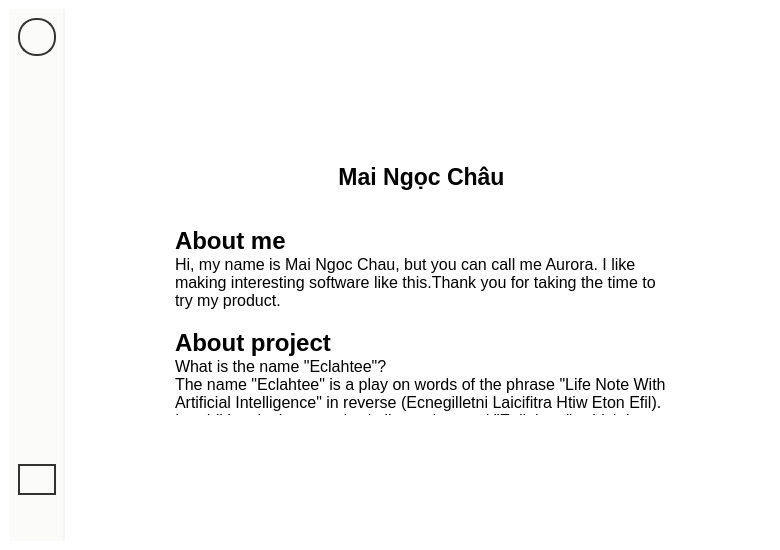
<?xml version="1.0" encoding="UTF-8"?>
<ui version="4.0">
 <class>MainWindow</class>
 <widget class="QMainWindow" name="MainWindow">
  <property name="geometry">
   <rect>
    <x>0</x>
    <y>0</y>
    <width>780</width>
    <height>550</height>
   </rect>
  </property>
  <property name="minimumSize">
   <size>
    <width>780</width>
    <height>550</height>
   </size>
  </property>
  <property name="windowTitle">
   <string>MainWindow</string>
  </property>
  <property name="styleSheet">
   <string notr="true">padding: 0px;
border: 0px;
background-color: white;</string>
  </property>
  <widget class="QWidget" name="centralwidget">
   <layout class="QHBoxLayout" name="horizontalLayout">
    <item>
     <widget class="QWidget" name="widget" native="true">
      <property name="styleSheet">
       <string notr="true">max-width: 54px;
background-color: #FBFBFA;
border-right: 2px solid #F5F5F4;
padding: 0px;
margin: 0px;</string>
      </property>
      <layout class="QVBoxLayout" name="verticalLayout_2">
       <item>
        <widget class="QLabel" name="label">
         <property name="font">
          <font>
           <pointsize>10</pointsize>
           <bold>true</bold>
          </font>
         </property>
         <property name="styleSheet">
          <string notr="true">min-height: 34px;
max-height: 34px;
min-width: 34px;
max-width: 34px;
border: 2px solid #333333;
border-radius: 18px;</string>
         </property>
         <property name="text">
          <string/>
         </property>
         <property name="pixmap">
          <pixmap>../Image/icon.png</pixmap>
         </property>
         <property name="scaledContents">
          <bool>true</bool>
         </property>
         <property name="alignment">
          <set>Qt::AlignCenter</set>
         </property>
        </widget>
       </item>
       <item>
        <widget class="QLabel" name="label_5">
         <property name="styleSheet">
          <string notr="true">border: 0px;</string>
         </property>
         <property name="text">
          <string/>
         </property>
        </widget>
       </item>
       <item>
        <widget class="QLabel" name="label_2">
         <property name="font">
          <font>
           <pointsize>10</pointsize>
           <bold>true</bold>
          </font>
         </property>
         <property name="styleSheet">
          <string notr="true">QLabel{
	max-height: 22px;
	border: 2px solid #FBFBFA;
	padding: 6px;
	border-radius: 18px;
}

QLabel:hover{
	max-height: 22px;
	border: 2px solid gray;
	padding: 6px;
	border-radius: 18px;
}</string>
         </property>
         <property name="text">
          <string/>
         </property>
         <property name="pixmap">
          <pixmap>../Image/home_d.png</pixmap>
         </property>
         <property name="scaledContents">
          <bool>true</bool>
         </property>
         <property name="alignment">
          <set>Qt::AlignCenter</set>
         </property>
        </widget>
       </item>
       <item>
        <widget class="QLabel" name="label_3">
         <property name="font">
          <font>
           <pointsize>10</pointsize>
           <bold>true</bold>
          </font>
         </property>
         <property name="styleSheet">
          <string notr="true">QLabel{
	max-height: 22px;
	border: 2px solid #FBFBFA;
	padding: 6px;
	border-radius: 18px;
}

QLabel:hover{
	max-height: 22px;
	border: 2px solid gray;
	padding: 6px;
	border-radius: 18px;
}</string>
         </property>
         <property name="text">
          <string/>
         </property>
         <property name="pixmap">
          <pixmap>../Image/notes_d.png</pixmap>
         </property>
         <property name="scaledContents">
          <bool>true</bool>
         </property>
         <property name="alignment">
          <set>Qt::AlignCenter</set>
         </property>
        </widget>
       </item>
       <item>
        <widget class="QLabel" name="label_4">
         <property name="font">
          <font>
           <pointsize>10</pointsize>
           <bold>true</bold>
          </font>
         </property>
         <property name="styleSheet">
          <string notr="true">QLabel{
	max-height: 22px;
	border: 2px solid #FBFBFA;
	padding: 6px;
	border-radius: 18px;
}

QLabel:hover{
	max-height: 22px;
	border: 2px solid gray;
	padding: 6px;
	border-radius: 18px;
}</string>
         </property>
         <property name="text">
          <string/>
         </property>
         <property name="pixmap">
          <pixmap>../Image/chat_d.png</pixmap>
         </property>
         <property name="scaledContents">
          <bool>true</bool>
         </property>
         <property name="alignment">
          <set>Qt::AlignCenter</set>
         </property>
        </widget>
       </item>
       <item>
        <widget class="QLabel" name="label_10">
         <property name="font">
          <font>
           <pointsize>10</pointsize>
           <bold>true</bold>
          </font>
         </property>
         <property name="styleSheet">
          <string notr="true">QLabel{
	max-height: 22px;
	border: 2px solid #FBFBFA;
	padding: 6px;
	border-radius: 18px;
}

QLabel:hover{
	max-height: 22px;
	border: 2px solid gray;
	padding: 6px;
	border-radius: 18px;
}</string>
         </property>
         <property name="text">
          <string/>
         </property>
         <property name="pixmap">
          <pixmap>../Image/search_d.png</pixmap>
         </property>
         <property name="scaledContents">
          <bool>true</bool>
         </property>
         <property name="alignment">
          <set>Qt::AlignCenter</set>
         </property>
        </widget>
       </item>
       <item>
        <spacer name="verticalSpacer">
         <property name="orientation">
          <enum>Qt::Vertical</enum>
         </property>
         <property name="sizeHint" stdset="0">
          <size>
           <width>20</width>
           <height>40</height>
          </size>
         </property>
        </spacer>
       </item>
       <item>
        <widget class="QLabel" name="label_6">
         <property name="font">
          <font>
           <pointsize>10</pointsize>
           <bold>true</bold>
          </font>
         </property>
         <property name="styleSheet">
          <string notr="true">max-height: 22px;
border: 2px solid #333333;
padding: 6px;
border-radius: 18px;</string>
         </property>
         <property name="text">
          <string/>
         </property>
         <property name="pixmap">
          <pixmap>../Image/about_a.png</pixmap>
         </property>
         <property name="scaledContents">
          <bool>true</bool>
         </property>
         <property name="alignment">
          <set>Qt::AlignCenter</set>
         </property>
        </widget>
       </item>
       <item>
        <widget class="QLabel" name="label_9">
         <property name="font">
          <font>
           <pointsize>10</pointsize>
           <bold>true</bold>
          </font>
         </property>
         <property name="styleSheet">
          <string notr="true">QLabel{
	max-height: 22px;
	border: 2px solid #FBFBFA;
	padding: 6px;
	border-radius: 18px;
}

QLabel:hover{
	max-height: 22px;
	border: 2px solid gray;
	padding: 6px;
	border-radius: 18px;
}</string>
         </property>
         <property name="text">
          <string/>
         </property>
         <property name="pixmap">
          <pixmap>../Image/log_out.png</pixmap>
         </property>
         <property name="scaledContents">
          <bool>true</bool>
         </property>
         <property name="alignment">
          <set>Qt::AlignCenter</set>
         </property>
        </widget>
       </item>
      </layout>
     </widget>
    </item>
    <item>
     <widget class="QWidget" name="widget_2" native="true">
      <layout class="QVBoxLayout" name="verticalLayout_3">
       <item>
        <spacer name="verticalSpacer_2">
         <property name="orientation">
          <enum>Qt::Vertical</enum>
         </property>
         <property name="sizeHint" stdset="0">
          <size>
           <width>20</width>
           <height>40</height>
          </size>
         </property>
        </spacer>
       </item>
       <item>
        <widget class="QWidget" name="widget_4" native="true">
         <layout class="QHBoxLayout" name="horizontalLayout_2">
          <item>
           <spacer name="horizontalSpacer">
            <property name="orientation">
             <enum>Qt::Horizontal</enum>
            </property>
            <property name="sizeHint" stdset="0">
             <size>
              <width>40</width>
              <height>20</height>
             </size>
            </property>
           </spacer>
          </item>
          <item>
           <widget class="QWidget" name="widget_3" native="true">
            <layout class="QVBoxLayout" name="verticalLayout">
             <item>
              <widget class="QLabel" name="label_7">
               <property name="text">
                <string/>
               </property>
               <property name="pixmap">
                <pixmap>../Image/maingocchau.png</pixmap>
               </property>
               <property name="scaledContents">
                <bool>true</bool>
               </property>
              </widget>
             </item>
             <item>
              <widget class="QLabel" name="label_8">
               <property name="font">
                <font>
                 <family>Segoe UI</family>
                 <pointsize>17</pointsize>
                 <bold>true</bold>
                </font>
               </property>
               <property name="text">
                <string>Mai Ngọc Châu</string>
               </property>
               <property name="alignment">
                <set>Qt::AlignCenter</set>
               </property>
              </widget>
             </item>
            </layout>
           </widget>
          </item>
          <item>
           <spacer name="horizontalSpacer_2">
            <property name="orientation">
             <enum>Qt::Horizontal</enum>
            </property>
            <property name="sizeHint" stdset="0">
             <size>
              <width>40</width>
              <height>20</height>
             </size>
            </property>
           </spacer>
          </item>
         </layout>
        </widget>
       </item>
       <item>
        <widget class="QWidget" name="widget_5" native="true">
         <property name="styleSheet">
          <string notr="true">border: 0px;</string>
         </property>
         <layout class="QHBoxLayout" name="horizontalLayout_3">
          <item>
           <spacer name="horizontalSpacer_3">
            <property name="orientation">
             <enum>Qt::Horizontal</enum>
            </property>
            <property name="sizeHint" stdset="0">
             <size>
              <width>40</width>
              <height>20</height>
             </size>
            </property>
           </spacer>
          </item>
          <item>
           <widget class="QTextBrowser" name="textBrowser">
            <property name="font">
             <font>
              <family>Segoe UI</family>
             </font>
            </property>
            <property name="styleSheet">
             <string notr="true">min-width: 500px;
min-height: 140px;</string>
            </property>
            <property name="verticalScrollBarPolicy">
             <enum>Qt::ScrollBarAlwaysOff</enum>
            </property>
            <property name="horizontalScrollBarPolicy">
             <enum>Qt::ScrollBarAlwaysOff</enum>
            </property>
            <property name="html">
             <string>&lt;!DOCTYPE HTML PUBLIC &quot;-//W3C//DTD HTML 4.0//EN&quot; &quot;http://www.w3.org/TR/REC-html40/strict.dtd&quot;&gt;
&lt;html&gt;&lt;head&gt;&lt;meta name=&quot;qrichtext&quot; content=&quot;1&quot; /&gt;&lt;meta charset=&quot;utf-8&quot; /&gt;&lt;style type=&quot;text/css&quot;&gt;
p, li { white-space: pre-wrap; }
hr { height: 1px; border-width: 0; }
li.unchecked::marker { content: &quot;\2610&quot;; }
li.checked::marker { content: &quot;\2612&quot;; }
&lt;/style&gt;&lt;/head&gt;&lt;body style=&quot; font-family:'Segoe UI'; font-size:9pt; font-weight:400; font-style:normal;&quot;&gt;
&lt;p style=&quot; margin-top:0px; margin-bottom:0px; margin-left:0px; margin-right:0px; -qt-block-indent:0; text-indent:0px;&quot;&gt;&lt;span style=&quot; font-size:18pt; font-weight:600;&quot;&gt;About me&lt;/span&gt;&lt;/p&gt;
&lt;p style=&quot; margin-top:0px; margin-bottom:0px; margin-left:0px; margin-right:0px; -qt-block-indent:0; text-indent:0px;&quot;&gt;&lt;span style=&quot; font-family:'MS Shell Dlg 2'; font-size:12pt;&quot;&gt;Hi, my name is Mai Ngoc Chau, but you can call me Aurora. I like making interesting software like this.Thank you for taking the time to try my product.&lt;/span&gt;&lt;/p&gt;
&lt;p style=&quot;-qt-paragraph-type:empty; margin-top:0px; margin-bottom:0px; margin-left:0px; margin-right:0px; -qt-block-indent:0; text-indent:0px; font-family:'MS Shell Dlg 2'; font-size:12pt;&quot;&gt;&lt;br /&gt;&lt;/p&gt;
&lt;p style=&quot; margin-top:0px; margin-bottom:0px; margin-left:0px; margin-right:0px; -qt-block-indent:0; text-indent:0px;&quot;&gt;&lt;span style=&quot; font-family:'MS Shell Dlg 2'; font-size:18pt; font-weight:600;&quot;&gt;About project&lt;/span&gt;&lt;/p&gt;
&lt;p style=&quot; margin-top:0px; margin-bottom:0px; margin-left:0px; margin-right:0px; -qt-block-indent:0; text-indent:0px;&quot;&gt;&lt;span style=&quot; font-family:'MS Shell Dlg 2'; font-size:12pt;&quot;&gt;What is the name &amp;quot;Eclahtee&amp;quot;?&lt;br /&gt;The name &amp;quot;Eclahtee&amp;quot; is a play on words of the phrase &amp;quot;Life Note With Artificial Intelligence&amp;quot; in reverse (Ecnegilletni Laicifitra Htiw Eton Efil). &lt;br /&gt;In addition, it also sounds similar to the word &amp;quot;Enlighten&amp;quot;, which is appropriate for the meaning of the software as it has A.I integration.&lt;/span&gt;&lt;/p&gt;&lt;/body&gt;&lt;/html&gt;</string>
            </property>
           </widget>
          </item>
          <item>
           <spacer name="horizontalSpacer_4">
            <property name="orientation">
             <enum>Qt::Horizontal</enum>
            </property>
            <property name="sizeHint" stdset="0">
             <size>
              <width>40</width>
              <height>20</height>
             </size>
            </property>
           </spacer>
          </item>
         </layout>
        </widget>
       </item>
       <item>
        <spacer name="verticalSpacer_3">
         <property name="orientation">
          <enum>Qt::Vertical</enum>
         </property>
         <property name="sizeHint" stdset="0">
          <size>
           <width>20</width>
           <height>40</height>
          </size>
         </property>
        </spacer>
       </item>
      </layout>
     </widget>
    </item>
   </layout>
  </widget>
 </widget>
 <resources/>
 <connections/>
</ui>
